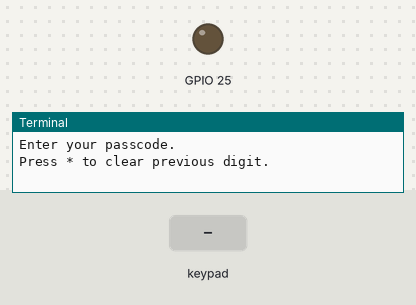
A program run on a simulated Raspberry Pi (BCM pin numbers). On the bench: output pins drawn as LEDs (lit = HIGH), the last lines printed to the terminal. Dashed ring = blinking. The test bench sets the inputs (shaded band).

Above: at 1.2 s.
1.3 s: keypad keys 1 2 pressed 0.4 s apart
At 1.75 s:
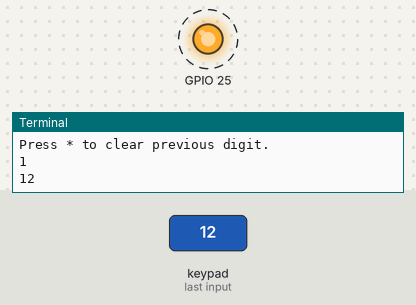
Timing chart, 0 to 4.3 s (numbered marks = the images above; inputs shaded):
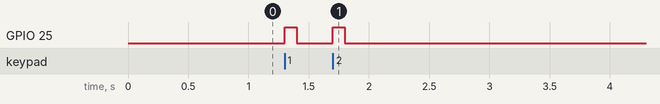

Measured:
- after the input at 1.3 s, GPIO 25: alternates HIGH for 0.10 s and LOW for 0.30 s, 4 changes in all, then stays LOW, starting at once

The program:

keypad.py
```python
from pad4pi import rpi_gpio
from RPi import GPIO
from time import sleep
import paho.mqtt.publish as publish


GPIO.setmode(GPIO.BCM)

GPIO.setup(25, GPIO.OUT)
GPIO.output(25, GPIO.LOW)


entered_passcode = ""

KEYPAD = [
    [1, 2, 3, "A"],
    [4, 5, 6, "B"],
    [7, 8, 9, "C"],
    ["*", 0, "#", "D"]
]

ROW_PINS = [17, 27, 23, 22] # BCM numbering
COL_PINS = [16, 20, 26, 21] # BCM numbering


def cleanup():
    global entered_passcode
    entered_passcode = ""

def digit_entered(key):
    global entered_passcode

    entered_passcode += str(key)
    print(entered_passcode)

    if len(entered_passcode) == 6:
        publish.single("otp", f"entered;{entered_passcode}")
        cleanup()
        sleep(1)

def non_digit_entered(key):
    global entered_passcode

    if key == "*" and len(entered_passcode) > 0:
        entered_passcode = entered_passcode[:-1]
        print(entered_passcode)

def key_pressed(key):
    GPIO.output(25, GPIO.HIGH)
    try:
        int_key = int(key)
        if int_key >= 0 and int_key <= 9:
            digit_entered(key)
    except ValueError:
        non_digit_entered(key)
    sleep(0.1)
    GPIO.output(25, GPIO.LOW)

try:
    factory = rpi_gpio.KeypadFactory()
    keypad = factory.create_keypad(keypad=KEYPAD,row_pins=ROW_PINS, col_pins=COL_PINS) # makes assumptions about keypad layout and GPIO pin numbers

    keypad.registerKeyPressHandler(key_pressed)

    print("Enter your passcode.")
    print("Press * to clear previous digit.")

    while True:
        sleep(1)
except KeyboardInterrupt:
    print("Goodbye")
finally:
    cleanup()
```
